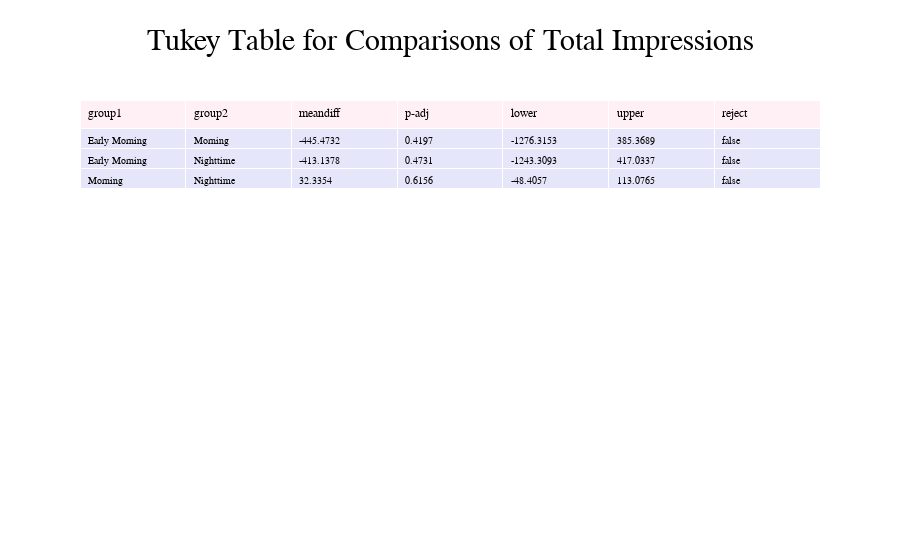

The notebook cell this image was saved under:
### Code cell
tukey_grab(df, 'Total Impressions', 'Time of Post')

### Figure 1 — Plotly figure (JSON) as saved in the notebook; plotly's stock layout.template omitted (floating-point values rounded to 4 significant figures)
{"data": [{"cells": {"align": "left", "fill": {"color": "lavender"}, "font": {"size": 10}, "values": [["Early Morning", "Early Morning", "Morning"], ["Morning", "Nighttime", "Nighttime"], [-445.5, -413.1, 32.34], [0.4197, 0.4731, 0.6156], [-1276.0, -1243.0, -48.41], [385.4, 417.0, 113.1], [false, false, false]]}, "header": {"align": "left", "fill": {"color": "lavenderblush"}, "values": ["group1", "group2", "meandiff", "p-adj", "lower", "upper", "reject"]}, "type": "table"}], "layout": {"font": {"color": "black", "family": "Times New Roman"}, "title": {"font": {"color": "black", "family": "Times New Roman", "size": 30}, "text": "Tukey Table for Comparisons of Total Impressions", "x": 0.5}}}
